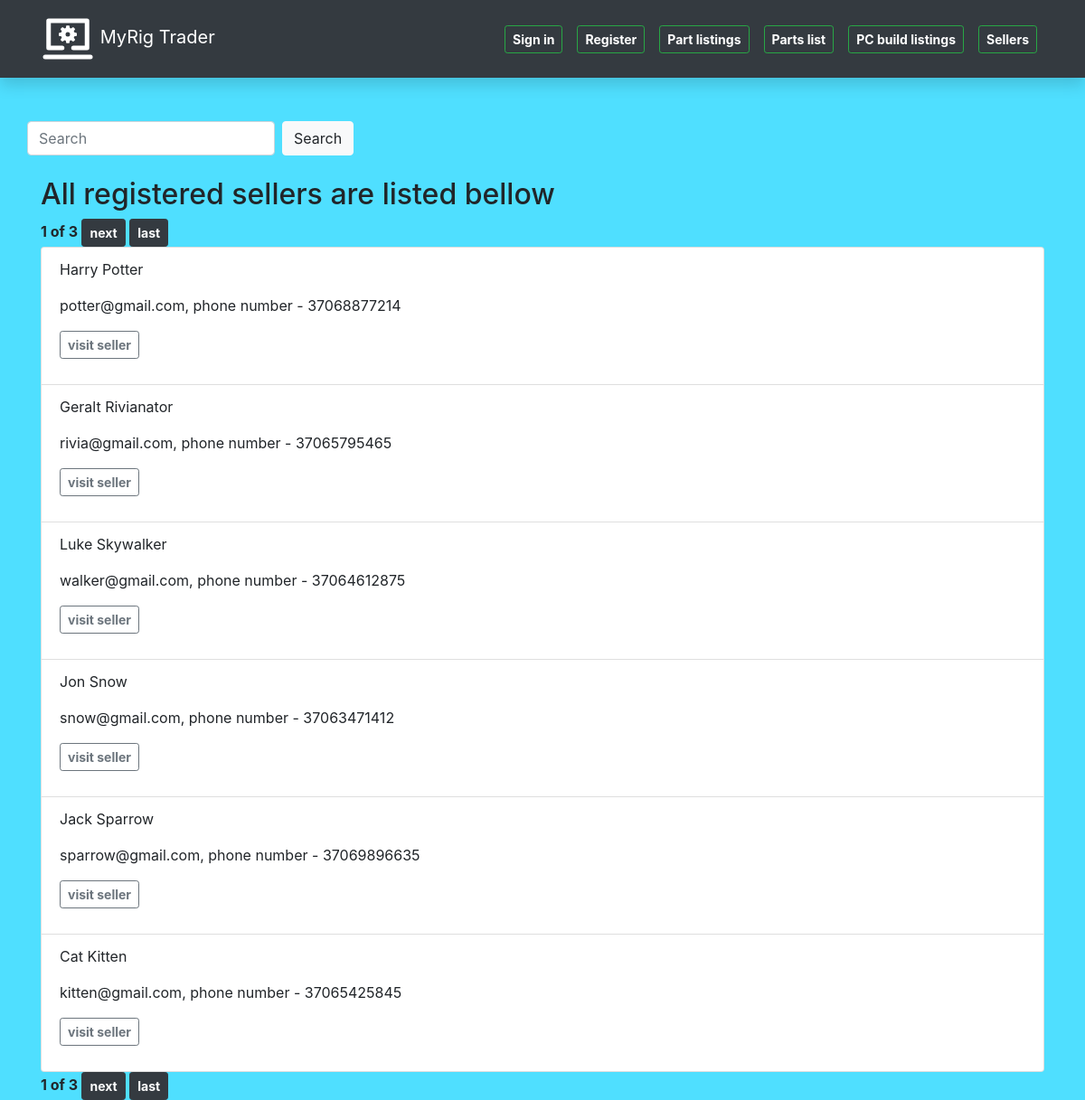
Page /pcportal/sellers/ on the committed database.
### pcportal/models/seller_model.py (models this page shows, shortened)
class Seller(models.Model):
    f_name = models.CharField("First name", max_length=30)
    l_name = models.CharField("Last name", max_length=30)
    email = models.CharField("Email", max_length=30)
    phone_num = models.IntegerField("Phone number")
    user = models.OneToOneField(User, on_delete=models.CASCADE, related_name='seller')
    def full_name(self):
        return f"{self.f_name} {self.l_name}"
    full_name.short_description = "FULL NAME"

### pcportal/views/seller_views.py (the view)
# urls.py: path('sellers/', views.SellerListView.as_view(), name='sellers-all'),
class SellerListView(generic.ListView):
    model = Seller
    context_object_name = "sellers_list"
    template_name = "sellers.html"
    paginate_by = 6

### pcportal/templates/sellers.html (shortened to what this page needs)
{% extends 'base.html' %}
{% block content %}
<div class="row">
        <form
            class="form-inline my-2 my-lg-0"
            action="{% url 'search-seller' %}"
            method="get">
        <input class="form-control mr-sm-2"
                type="search"
                placeholder="Search"
                aria-label="Search"
                name="search_text"/>
        <button class="btn btn-light my-2 my-sm-0" type="submit">
            Search
        </button>
    </form>
</div>
<h2 class="mt-4">All registered sellers are listed bellow</h2>
<div class="pagination">
    <span class="step-links">
        <span class="current">
            <b>{{ page_obj.number }} of {{ page_obj.paginator.num_pages }}</b>
        </span>
        {% if page_obj.has_next %}
            <a href="?page={{ page_obj.next_page_number }}">
                <button class="btn btn-dark btn-sm text-black"><b>next</b></button>
            </a>
            <a href="?page={{ page_obj.paginator.num_pages }}">
                <button class="btn btn-dark btn-sm text-black"><b>last</b></button>
            </a>
        {% endif %}
    </span>
</div>
{% if sellers_list %}
<ul class="list-group">
    {% for seller in sellers_list %}
    <li class="list-group-item">
        <p>{{ seller.f_name }} {{ seller.l_name }}</p>
        <p>{{ seller.email }}, phone number - {{ seller.phone_num }}</p>
        <p><a href="{% url 'seller-one' seller.id %}">
            <button class="btn btn-outline-secondary btn-sm"><b>visit seller</b></button>
            </a></p>
    {% endfor %}
    </li>
</ul>
{% else %}
No sellers found
{% endif %}
<div class="pagination">
    <span class="step-links">
        <span class="current">
            <b>{{ page_obj.number }} of {{ page_obj.paginator.num_pages }}</b>
        </span>
        {% if page_obj.has_next %}
            <a href="?page={{ page_obj.next_page_number }}">
                <button class="btn btn-dark btn-sm text-black"><b>next</b></button>
            </a>
            <a href="?page={{ page_obj.paginator.num_pages }}">
                <button class="btn btn-dark btn-sm text-black"><b>last</b></button>
            </a>
        {% endif %}
    </span>
</div>
{% endblock %}

### pcportal/static/css/styles.css (style rules this page uses)
body { background-color: #4fdfff; }

### rows in the picture
Seller: f_name "Harry", l_name "Potter", email "potter@gmail.com", phone_num "37068877214"
Seller: f_name "Geralt", l_name "Rivianator", email "rivia@gmail.com", phone_num "37065795465"
Seller: f_name "Luke", l_name "Skywalker", email "walker@gmail.com", phone_num "37064612875"
Seller: f_name "Jon", l_name "Snow", email "snow@gmail.com", phone_num "37063471412"
Seller: f_name "Jack", l_name "Sparrow", email "sparrow@gmail.com", phone_num "37069896635"
Seller: f_name "Cat", l_name "Kitten", email "kitten@gmail.com", phone_num "37065425845"

### other values in the picture
{{ page_obj.number }} "1"
{{ page_obj.paginator.num_pages }} "3"
